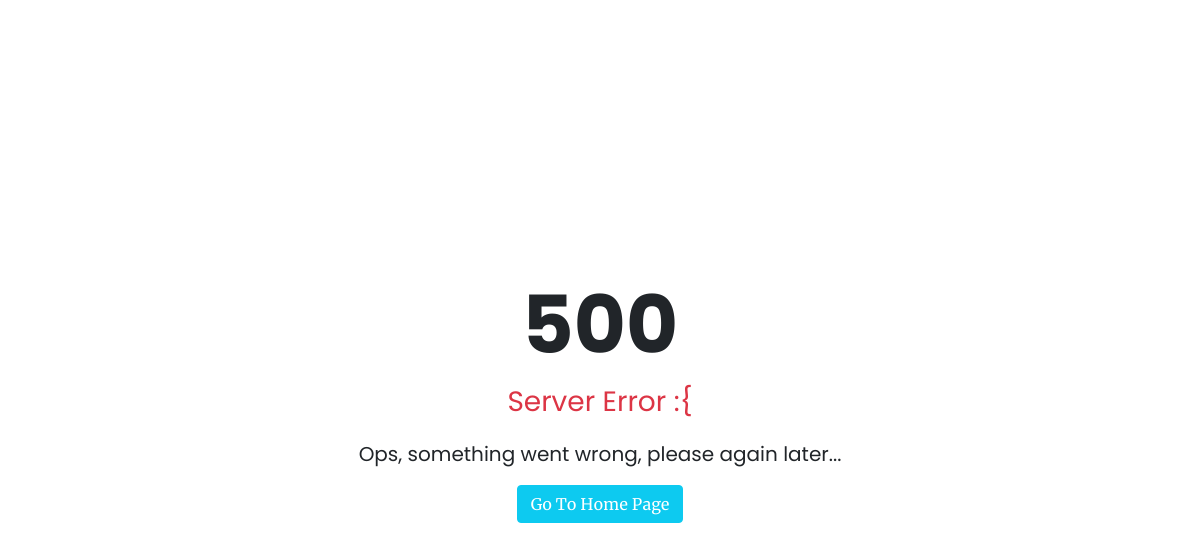
/admin/class/edit/1 (signed in), run on an earlier commit of the app's database.
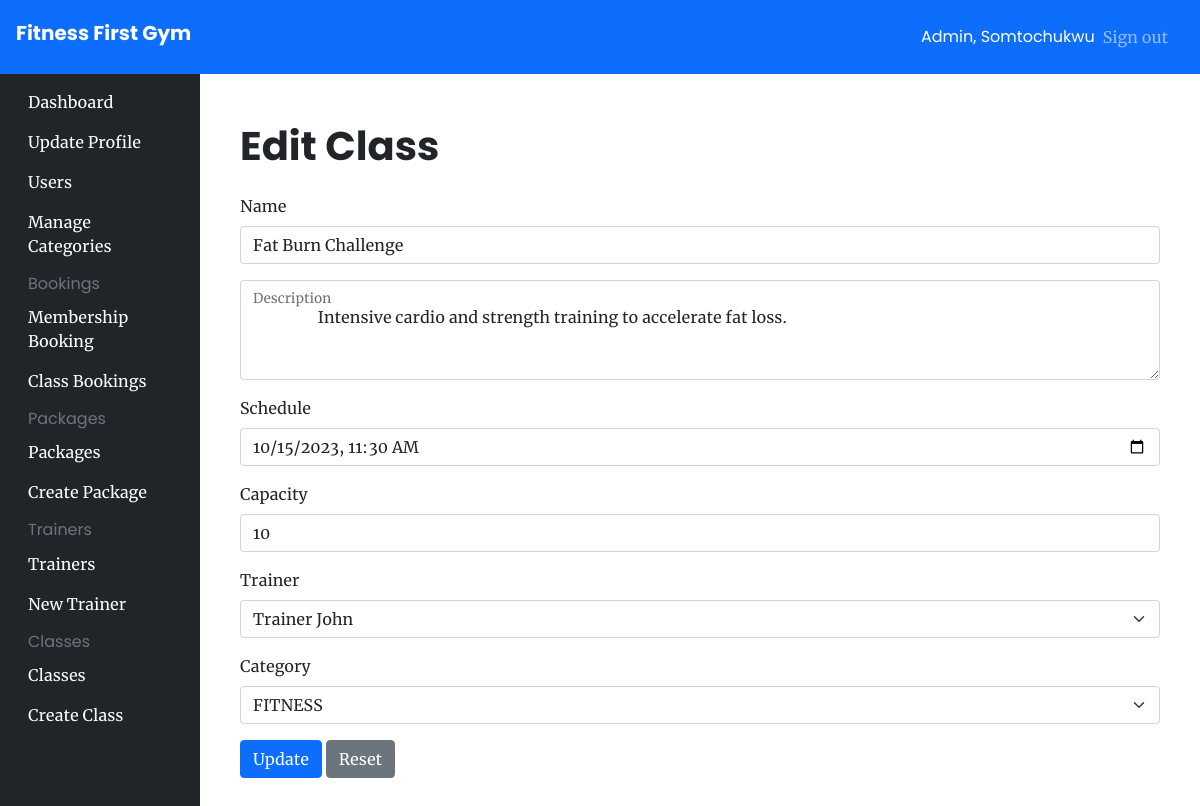
And on a later commit of the database.
### app/models/__init__.py (models this page shows, shortened)
class User(UserMixin, db.Model):
    id = db.Column(db.Integer, primary_key=True)
    firstname = db.Column(db.String(200), nullable=False)
    lastname = db.Column(db.String(200), nullable=True)
    email = db.Column(db.String(100), nullable=False, unique=True)
    password = db.Column(db.String(200), nullable=False)
    isAdmin = db.Column(db.Boolean(), default=False)
    createdAt = db.Column(db.DateTime, default=datetime.utcnow)
    payment_details = db.relationship('PaymentDetails', uselist=False, back_populates='user')
    membership = db.relation('Membership', uselist=False, back_populates='user')

class Class(db.Model):
    id = db.Column(db.Integer, primary_key=True)
    name = db.Column(db.String(150), unique=True, nullable=False)
    description = db.Column(db.String(500), nullable=False)
    schedule = db.Column(db.DateTime, nullable=False)
    category_id = db.Column(db.Integer, db.ForeignKey('category.id'))
    category = db.relationship('Category', backref=db.backref('class', lazy='dynamic'))
    trainer_id = db.Column(db.Integer, db.ForeignKey('trainer.id'))
    trainer = db.relationship('Trainer', backref=db.backref('class', lazy='dynamic'))
    current_capacity = db.Column(db.Integer, default=0)
    max_capacity = db.Column(db.Integer, default=10)

class Trainer(db.Model):
    id = db.Column(db.Integer, primary_key=True)
    firstname = db.Column(db.String(100), nullable=False)
    lastname = db.Column(db.String(100), nullable=False)
    category_id = db.Column(db.Integer, db.ForeignKey('category.id'))
    category = db.relationship('Category', backref=db.backref('trainer_category', lazy='dynamic'))

### app/models/Package.py (models this page shows)
class Category(db.Model):
    id = db.Column(db.Integer, primary_key=True)
    name = db.Column(db.String(50), unique=True)

### app/class_views.py (the view, shortened to what this page needs)
@app.route('/admin/class/edit/<int:id>', methods=['GET', 'POST'])
@login_required
@authorize_request
def edit_class(id):
    found_class = Class.query.get(id)
    categories = Category.query.all()
    trainers = Trainer.query.all()
    return render_template('pages/admin/class/edit.html', _class=found_class, categories=categories, trainers=trainers)

### app/admin_views.py (called while the page is built)
def authorize_request(view_func):
   @wraps(view_func)
   def wrapped_view(*args, **kwargs):
      try:
         if current_user.isAdmin:
               return view_func(*args, **kwargs)
         else:
            flash('Unauthorized')
            return redirect('/')
      except Exception as error:
         return render_template('pages/error/500.html', error=error)
   return wrapped_view

### app/models/__init__.py (called while the page is built)
@login_manager.user_loader
def load_user(id):
    return User.query.get(id)

### app/templates/pages/admin/class/edit.html (shortened to what this page needs)
{% extends "components/admin_base.html" %}
{% block content %}
<form action="/admin/class/edit/{{_class.id}}" method="post" class="container mx-auto my-3 row g-3">
    <h1>Edit Class</h1>
    <div class="col-12">
        <label for="inputNanme4" class="form-label">Name</label>
        <input type="text" class="form-control" id="name" name="name" value="{{_class.name if _class.name}}" minlength="6" required>
    </div>
    <div class="col-12">
        <div class="form-floating">
            <textarea class="form-control" placeholder="Address" id="description" name="description" required
                style="height: 100px;">
                {{_class.description}}
            </textarea>
            <label for="floatingTextarea">Description</label>
        </div>
    </div>
    <div class="col-12">
        <label for="inputEmail4" class="form-label">Schedule</label>
        <input type="datetime-local" class="form-control" id="schedule" name="schedule"
            value="{{_class.schedule if _class.schedule}}" required>
    </div>
    <div class="col-12">
        <label for="inputEmail4" class="form-label">Capacity</label>
        <input type="number" min="5" max="30" class="form-control" id="capacity" name="capacity" value="{{5 if not _class.max_capacity else _class.max_capacity}}" required>
    </div>
    <div class="col-12">
        <label for="inputEmail4" class="form-label">Trainer</label>
        <select id="trainer" name="trainer" class="form-select">
            <option value="{{_class.trainer.id}}">{{"Trainer " + _class.trainer.firstname}}</option>
        </select>
    </div>
    <div class="col-12">
        <label for="inputEmail4" class="form-label">Category</label>
        <select id="category" name="category" class="form-select">
            <option value="{{_class.category.id}}">{{_class.category.name}}</option>
        </select>
    </div>
    <div class="text-left">
        <button type="submit" class="btn btn-primary">Update</button>
        <button type="reset" class="btn btn-secondary">Reset</button>
    </div>
</form>
{% endblock content %}

### app/templates/components/admin_base.html (shortened to what this page needs)
<!DOCTYPE html>
<html lang="en">
<head>
    <link rel="stylesheet" href="{{url_for('static', filename='css/bootstrap.min.css')}}" />
    <link rel="stylesheet" href="{{url_for('static', filename='css/main.css')}}" />
</head>
<body class="relative">
    <main>
        <nav class="navbar navbar-dark sticky-top bg-primary flex-md-nowrap p-3">
            <a class="navbar-brand h2 col-sm-3 col-md-2 mr-0" href="/">Fitness First Gym</a>
            <div class="navbar-nav px-3">
                <div class="nav-item text-nowrap d-flex align-items-center">
                    <span class="text-white mx-2">Admin, {{current_user.firstname}}</span>
                    <a class="nav-link" href="/auth/logout">Sign out</a>
                </div>
            </div>
        </nav>
        <div>
            <div class="container-fluid">
                <div class="row">
                    {% include "components/admin_navbar.html" %}
                    <main role="main" class="relative col-md-9 ml-sm-auto col-lg-10 p-3">
                        {% block content %} {% endblock %}
                    </main>
                </div>
            </div>
        </div>
    </main>
</body>
</html>

What changed in the data, as far as the page shows it:
now on this page (row unchanged): User: firstname "Somtochukwu"
added Class: name "Fat Burn Challenge", description "Intensive cardio and strength training to accelerate fat loss.", schedule "10/15/2023 11:30", capacity "10"
added Trainer: trainer "Trainer John"
now on this page (row unchanged): Category: category "FITNESS"
Also different on the page:
text no longer shown: "500 Server Error :{ Ops, something went wrong, please again later... Go To Home Page"
text now shown: "Fitness First Gym Admin, Sign out Dashboard Update Profile Users Manage Categories Bookings Membership Booking Class Bookings Packages Packages Create Package Trainers Trainers New Trainer Classes Classes Create Class Edit Class Name Schedule Capacity Trainer Category Update Reset"
